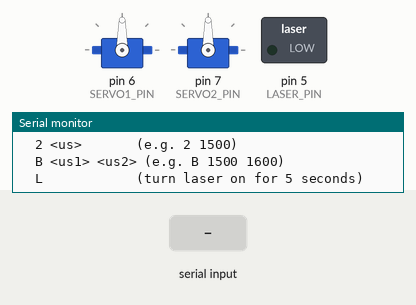
Bench run of a sketch on a simulated Arduino Uno, built with avr-gcc and run on an emulated ATmega328P. On the bench: 2 × servo, switched loads named in the sketch (green lamp = pin HIGH), the last lines printed to the serial monitor. The inputs (shaded band) are chosen by the test bench.

Above: at 1.2 s.
1.3 s: "L90\n" received over Serial
At 2.5 s:
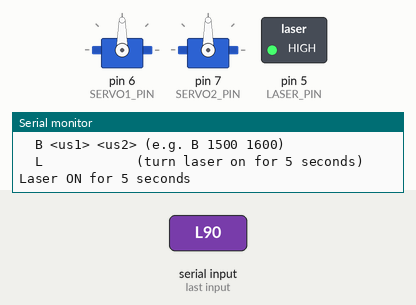
2.8 s: "90,45,200\n" received over Serial
4.3 s: "L,45\n" received over Serial
At 9.7 s:
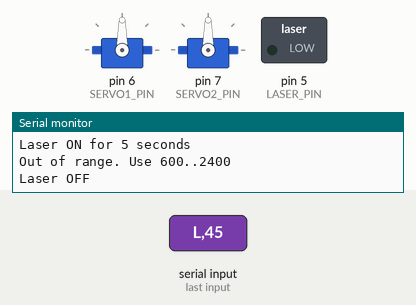
Timing chart, 0 to 11.2 s (numbered marks = the images above; inputs shaded):
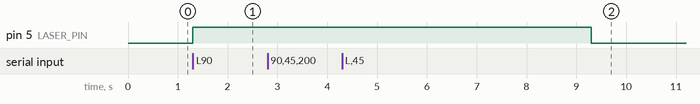

The sketch:

Arduino_program.ino
```cpp
#include <Servo.h>

Servo servo1;
Servo servo2;

const int SERVO1_PIN = 6;      // D6
const int SERVO2_PIN = 7;      // D7
const int LASER_PIN  = 5;      // choose your laser control pin

const int MIN_US = 600;
const int MAX_US = 2400;

bool laserActive = false;
unsigned long laserOffTime = 0;

void setup() {
  Serial.begin(115200);

  // Avoid getting stuck forever on MKR if Serial isn't "ready"
  unsigned long t0 = millis();
  while (!Serial && millis() - t0 < 2000) { }

  servo1.attach(SERVO1_PIN, MIN_US, MAX_US);
  servo2.attach(SERVO2_PIN, MIN_US, MAX_US);

  servo1.writeMicroseconds(1500);
  servo2.writeMicroseconds(1500);

  pinMode(LASER_PIN, OUTPUT);
  digitalWrite(LASER_PIN, LOW);

  Serial.println("Ready. Commands:");
  Serial.println("  1 <us>       (e.g. 1 1500)");
  Serial.println("  2 <us>       (e.g. 2 1500)");
  Serial.println("  B <us1> <us2> (e.g. B 1500 1600)");
  Serial.println("  L            (turn laser on for 5 seconds)");
}

static bool inRange(int us) {
  return us >= MIN_US && us <= MAX_US;
}

void loop() {
  // Turn laser off when time expires
  if (laserActive && millis() >= laserOffTime) {
    digitalWrite(LASER_PIN, LOW);
    laserActive = false;
    Serial.println("Laser OFF");
  }

  if (!Serial.available()) return;

  char cmd = Serial.peek();

  // If line starts with a letter, read it as a command token
  if ((cmd >= 'A' && cmd <= 'Z') || (cmd >= 'a' && cmd <= 'z')) {
    cmd = (char)Serial.read();   // consume the letter

    if (cmd == 'B' || cmd == 'b') {
      int us1 = Serial.parseInt();
      int us2 = Serial.parseInt();

      if (inRange(us1) && inRange(us2)) {
        servo1.writeMicroseconds(us1);
        servo2.writeMicroseconds(us2);
        Serial.print("OK B us1=");
        Serial.print(us1);
        Serial.print(" us2=");
        Serial.println(us2);
      } else {
        Serial.print("Out of range. Use ");
        Serial.print(MIN_US);
        Serial.print("..");
        Serial.println(MAX_US);
      }
    }
    else if (cmd == 'L' || cmd == 'l') {
      digitalWrite(LASER_PIN, HIGH);
      laserActive = true;
      laserOffTime = millis() + 5000;
      Serial.println("Laser ON for 5 seconds");
    }
    else {
      Serial.println("Unknown command. Use 1 <us>, 2 <us>, B <us1> <us2>, or L.");
    }
  } else {
    // Otherwise interpret as: <servoIndex> <us>
    int which = Serial.parseInt();  // 1 or 2
    int us    = Serial.parseInt();

    if (!inRange(us)) {
      Serial.print("Out of range. Use ");
      Serial.print(MIN_US);
      Serial.print("..");
      Serial.println(MAX_US);
    } else if (which == 1) {
      servo1.writeMicroseconds(us);
      Serial.print("OK s=1 us=");
      Serial.println(us);
    } else if (which == 2) {
      servo2.writeMicroseconds(us);
      Serial.print("OK s=2 us=");
      Serial.println(us);
    } else {
      Serial.println("Bad servo index. Use 1 or 2.");
    }
  }

  // clear rest of line
  while (Serial.available()) Serial.read();
}
```

Measured:
- after the input at 1.3 s, pin 5 (LASER_PIN): LOW → HIGH at once
- after the input at 4.3 s, pin 5 (LASER_PIN): HIGH → LOW after 5.0 s instead of 2.0 s
